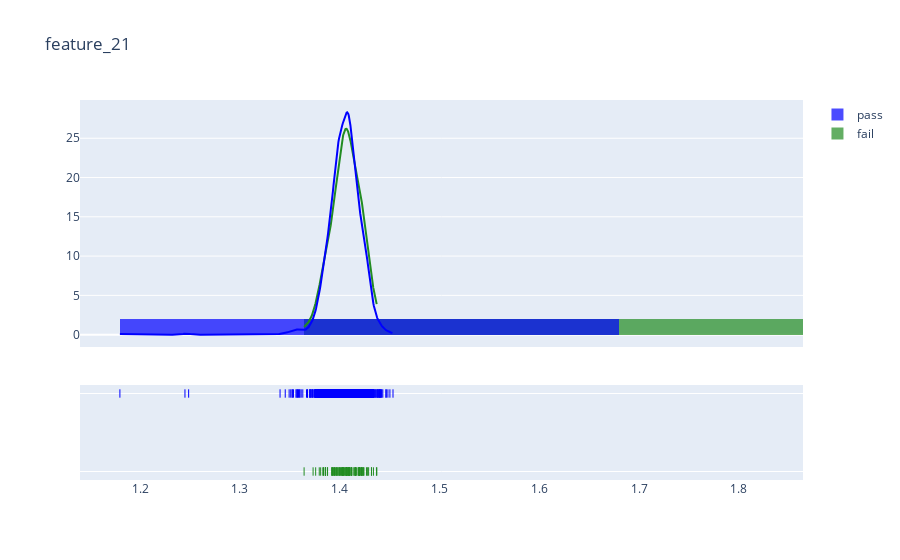

The notebook cell saved with this chart:
### Code cell
plot_distribution('feature_21', .5)

### Figure 1 — Plotly figure (JSON) as saved in the notebook; plotly's stock layout.template omitted (floating-point values rounded to 4 significant figures; data arrays with more than 128 entries replaced by an {"elided": "..."} marker saying what was removed)
{"data": [{"autobinx": false, "histnorm": "probability density", "legendgroup": "fail", "marker": {"color": "#228C22"}, "name": "fail", "opacity": 0.7, "type": "histogram", "x": [1.412, 1.419, 1.421, 1.403, 1.429, 1.408, 1.395, 1.42, 1.373, 1.386, 1.4, 1.395, 1.406, 1.422, 1.393, 1.416, 1.403, 1.403, 1.415, 1.399, 1.395, 1.398, 1.397, 1.412, 1.422, 1.41, 1.42, 1.414, 1.405, 1.396, 1.404, 1.392, 1.41, 1.407, 1.412, 1.411, 1.402, 1.386, 1.416, 1.384, 1.397, 1.422, 1.42, 1.388, 1.416, 1.404, 1.403, 1.384, 1.394, 1.407, 1.405, 1.392, 1.376, 1.379, 1.427, 1.424, 1.409, 1.386, 1.401, 1.42, 1.423, 1.396, 1.407, 1.416, 1.409, 1.419, 1.397, 1.381, 1.412, 1.417, 1.437, 1.404, 1.402, 1.406, 1.427, 1.409, 1.407, 1.383, 1.424, 1.401, 1.418, 1.423, 1.399, 1.407, 1.403, 1.386, 1.41, 1.407, 1.409, 1.432, 1.437, 1.407, 1.414, 1.434, 1.432, 1.41, 1.4, 1.364, 1.428, 1.393, 1.392, 1.419, 1.388, 1.422], "xaxis": "x", "xbins": {"end": 1.437, "size": 0.5, "start": 1.364}, "yaxis": "y"}, {"autobinx": false, "histnorm": "probability density", "legendgroup": "pass", "marker": {"color": "#0000FF"}, "name": "pass", "opacity": 0.7, "type": "histogram", "x": {"elided": "1463 float values"}, "xaxis": "x", "xbins": {"end": 1.453, "size": 0.5, "start": 1.18}, "yaxis": "y"}, {"legendgroup": "fail", "marker": {"color": "#228C22"}, "mode": "lines", "name": "fail", "showlegend": false, "type": "scatter", "x": {"elided": "500 float values"}, "xaxis": "x", "y": {"elided": "500 float values"}, "yaxis": "y"}, {"legendgroup": "pass", "marker": {"color": "#0000FF"}, "mode": "lines", "name": "pass", "showlegend": false, "type": "scatter", "x": {"elided": "500 float values"}, "xaxis": "x", "y": {"elided": "500 float values"}, "yaxis": "y"}, {"legendgroup": "fail", "marker": {"color": "#228C22", "symbol": "line-ns-open"}, "mode": "markers", "name": "fail", "showlegend": false, "type": "scatter", "x": [1.412, 1.419, 1.421, 1.403, 1.429, 1.408, 1.395, 1.42, 1.373, 1.386, 1.4, 1.395, 1.406, 1.422, 1.393, 1.416, 1.403, 1.403, 1.415, 1.399, 1.395, 1.398, 1.397, 1.412, 1.422, 1.41, 1.42, 1.414, 1.405, 1.396, 1.404, 1.392, 1.41, 1.407, 1.412, 1.411, 1.402, 1.386, 1.416, 1.384, 1.397, 1.422, 1.42, 1.388, 1.416, 1.404, 1.403, 1.384, 1.394, 1.407, 1.405, 1.392, 1.376, 1.379, 1.427, 1.424, 1.409, 1.386, 1.401, 1.42, 1.423, 1.396, 1.407, 1.416, 1.409, 1.419, 1.397, 1.381, 1.412, 1.417, 1.437, 1.404, 1.402, 1.406, 1.427, 1.409, 1.407, 1.383, 1.424, 1.401, 1.418, 1.423, 1.399, 1.407, 1.403, 1.386, 1.41, 1.407, 1.409, 1.432, 1.437, 1.407, 1.414, 1.434, 1.432, 1.41, 1.4, 1.364, 1.428, 1.393, 1.392, 1.419, 1.388, 1.422], "xaxis": "x", "y": ["fail", "fail", "fail", "fail", "fail", "fail", "fail", "fail", "fail", "fail", "fail", "fail", "fail", "fail", "fail", "fail", "fail", "fail", "fail", "fail", "fail", "fail", "fail", "fail", "fail", "fail", "fail", "fail", "fail", "fail", "fail", "fail", "fail", "fail", "fail", "fail", "fail", "fail", "fail", "fail", "fail", "fail", "fail", "fail", "fail", "fail", "fail", "fail", "fail", "fail", "fail", "fail", "fail", "fail", "fail", "fail", "fail", "fail", "fail", "fail", "fail", "fail", "fail", "fail", "fail", "fail", "fail", "fail", "fail", "fail", "fail", "fail", "fail", "fail", "fail", "fail", "fail", "fail", "fail", "fail", "fail", "fail", "fail", "fail", "fail", "fail", "fail", "fail", "fail", "fail", "fail", "fail", "fail", "fail", "fail", "fail", "fail", "fail", "fail", "fail", "fail", "fail", "fail", "fail"], "yaxis": "y2"}, {"legendgroup": "pass", "marker": {"color": "#0000FF", "symbol": "line-ns-open"}, "mode": "markers", "name": "pass", "showlegend": false, "type": "scatter", "x": {"elided": "1463 float values"}, "xaxis": "x", "y": {"elided": "1463 str values"}, "yaxis": "y2"}], "layout": {"barmode": "overlay", "hovermode": "closest", "legend": {"traceorder": "reversed"}, "title": {"text": "feature_21"}, "xaxis": {"anchor": "y2", "domain": [0, 1], "zeroline": false}, "yaxis": {"anchor": "free", "domain": [0.35, 1], "position": 0}, "yaxis2": {"anchor": "x", "domain": [0, 0.25], "dtick": 1, "showticklabels": false}}}
